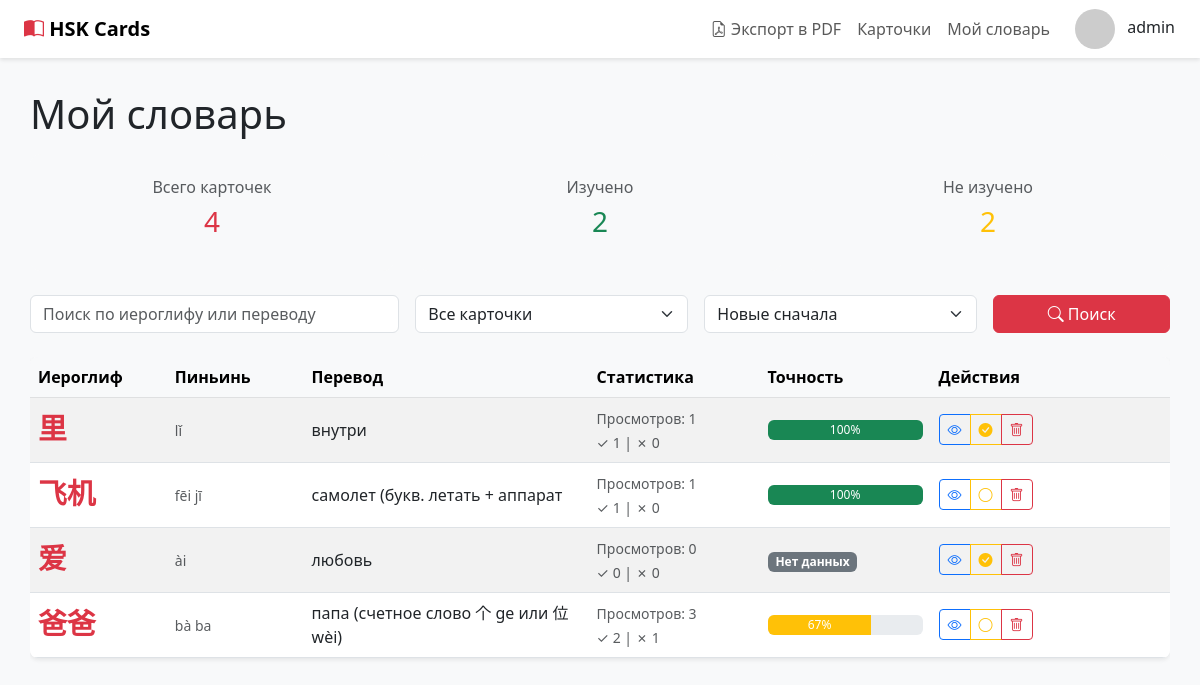
Page /my (signed in) on the committed database.
### trainer/models.py (models this page shows, shortened)
class Card(models.Model):
    hieroglyph = models.CharField(max_length=255)
    translate = models.CharField(max_length=255)
    transcription = models.CharField(max_length=255)
    audio = models.FileField(upload_to='audio/', blank=True, null=True)

class DictionaryCard(models.Model):
    dictionary = models.ForeignKey(
        MyDictionary,
        on_delete=models.CASCADE,
        related_name='dictionary_cards',
        verbose_name='Словарь'
    )
    card = models.ForeignKey(
        'Card',  # Замените на название вашего приложения если нужно: 'app_name.Card'
        on_delete=models.CASCADE,
        related_name='dictionary_entries',
        verbose_name='Карточка'
    )
    added_at = models.DateTimeField(
        auto_now_add=True,
        verbose_name='Дата добавления'
    )
    is_learned = models.BooleanField(
        default=False,
        verbose_name='Изучена'
    )
    times_viewed = models.IntegerField(
        default=0,
        verbose_name='Количество просмотров'
    )
    times_correct = models.IntegerField(
        default=0,
        verbose_name='Правильных ответов'
    )
    times_incorrect = models.IntegerField(
        default=0,
        verbose_name='Неправильных ответов'
    )
    last_viewed = models.DateTimeField(
        null=True,
        blank=True,
        verbose_name='Последний просмотр'
    )
    notes = models.TextField(
        blank=True,
        null=True,
        verbose_name='Личные заметки'
    )
    class Meta:
        unique_together = ('dictionary', 'card')
        ordering = ['-added_at']
        verbose_name = 'Карточка в словаре'
        verbose_name_plural = 'Карточки в словаре'
        indexes = [
            models.Index(fields=['dictionary', 'is_learned']),
            models.Index(fields=['dictionary', 'added_at']),
        ]
    def get_accuracy(self):
        total = self.times_correct + self.times_incorrect
        if total == 0:
            return 0
        return round((self.times_correct / total) * 100, 1)

### trainer/views.py (the view)
# urls.py: path('my', MyDictionaryListView.as_view(), name="my_cards"),
class MyDictionaryListView(LoginRequiredMixin, ListView):
    model = Card
    template_name = 'trainer/my_card_list.html'
    context_object_name = 'cards'
    paginate_by = 20
    login_url = 'login'
    def get_queryset(self):
        user_dictionary = MyDictionary.objects.get(user=self.request.user)
        queryset = user_dictionary.cards.all()
        status_filter = self.request.GET.get('status')
        if status_filter == 'learned':
            queryset = queryset.filter(
                dictionary_entries__dictionary=user_dictionary,
                dictionary_entries__is_learned=True
            )
        elif status_filter == 'not_learned':
            queryset = queryset.filter(
                dictionary_entries__dictionary=user_dictionary,
                dictionary_entries__is_learned=False
            )
        search_query = self.request.GET.get('search')
        if search_query:
            queryset = queryset.filter(
                Q(hieroglyph__icontains=search_query) |
                Q(translate__icontains=search_query) |
                Q(transcription__icontains=search_query)
            )
        sort_by = self.request.GET.get('sort', '-added_at')
        if sort_by == 'added_at':
            queryset = queryset.order_by(
                'dictionary_entries__added_at'
            )
        elif sort_by == '-added_at':
            queryset = queryset.order_by(
                '-dictionary_entries__added_at'
            )
        elif sort_by == 'accuracy':
            queryset = queryset.annotate(
                accuracy=F('dictionary_entries__times_correct') /
                        (F('dictionary_entries__times_correct') +
                         F('dictionary_entries__times_incorrect') + 1)
            ).order_by('-accuracy')
        return queryset.distinct()
    def get_context_data(self, **kwargs):
        context = super().get_context_data(**kwargs)
        user_dictionary = MyDictionary.objects.get(user=self.request.user)
        context['total_cards'] = user_dictionary.get_cards_count()
        context['learned_cards'] = DictionaryCard.objects.filter(
            dictionary=user_dictionary,
            is_learned=True
        ).count()
        context['not_learned_cards'] = DictionaryCard.objects.filter(
            dictionary=user_dictionary,
            is_learned=False
        ).count()
        context['current_status'] = self.request.GET.get('status', 'all')
        context['current_sort'] = self.request.GET.get('sort', '-added_at')
        context['search_query'] = self.request.GET.get('search', '')
        cards_with_info = []
        for card in context['cards']:
            dict_entry = DictionaryCard.objects.get(
                dictionary=user_dictionary,
                card=card
            )
            card.dict_entry = dict_entry
            card.accuracy = dict_entry.get_accuracy()
            cards_with_info.append(card)
        context['cards'] = cards_with_info
        return context

### trainer/models.py (called while the page is built)
    def get_cards_count(self):
        return self.cards.count()

### trainer/templates/trainer/my_card_list.html (shortened to what this page needs)
{% extends '../base.html' %}
{% block content %}
<div class="container card-container">
    <div class="row mb-4">
        <div class="col-12">
            <h1 class="mb-3">Мой словарь</h1>
            <div class="row">
                <div class="col-md-4">
                    <div class="card bg-light border-0">
                        <div class="card-body">
                            <h6 class="text-muted mb-2">Всего карточек</h6>
                            <h3 class="text-danger">{{ total_cards }}</h3>
                        </div>
                    </div>
                </div>
                <div class="col-md-4">
                    <div class="card bg-light border-0">
                        <div class="card-body">
                            <h6 class="text-muted mb-2">Изучено</h6>
                            <h3 class="text-success">{{ learned_cards }}</h3>
                        </div>
                    </div>
                </div>
                <div class="col-md-4">
                    <div class="card bg-light border-0">
                        <div class="card-body">
                            <h6 class="text-muted mb-2">Не изучено</h6>
                            <h3 class="text-warning">{{ not_learned_cards }}</h3>
                        </div>
                    </div>
                </div>
            </div>
        </div>
    </div>
    <div class="row mb-4">
        <div class="col-12">
            <form method="get" class="row g-3">
                <div class="col-md-4">
                    <input type="text" name="search" class="form-control" placeholder="Поиск по иероглифу или переводу" value="{{ search_query }}">
                </div>
                <div class="col-md-3">
                    <select name="status" class="form-select">
                        <option value="all" {% if current_status == 'all' %}selected{% endif %}>Все карточки</option>
                    </select>
                </div>
                <div class="col-md-3">
                    <select name="sort" class="form-select">
                        <option value="-added_at" {% if current_sort == '-added_at' %}selected{% endif %}>Новые сначала</option>
                    </select>
                </div>
                <div class="col-md-2">
                    <button type="submit" class="btn btn-danger w-100">
                        <i class="bi bi-search"></i> Поиск
                    </button>
                </div>
            </form>
        </div>
    </div>
    {% if cards %}
        <div class="table-responsive">
            <table class="table table-hover table-striped align-middle">
                <thead class="table-light">
                    <tr>
                        <th style="width: 12%;">Иероглиф</th>
                        <th style="width: 12%;">Пиньинь</th>
                        <th style="width: 25%;">Перевод</th>
                        <th style="width: 15%;">Статистика</th>
                        <th style="width: 15%;">Точность</th>
                        <th style="width: 21%;">Действия</th>
                    </tr>
                </thead>
                <tbody>
                    {% for card in cards %}
                        <tr>
                            <td>
                                <div style="font-size: 1.8rem; font-weight: bold; color: #dc3545; font-family: 'SimHei', 'Microsoft YaHei', sans-serif;">
                                    {{ card.hieroglyph }}
                                </div>
                            </td>
                            <td>
                                <small class="text-muted">{{ card.transcription }}</small>
                            </td>
                            <td>
                                <span>{{ card.translate }}</span>
                            </td>
                            <td>
                                <small class="text-muted">
                                    Просмотров: {{ card.dict_entry.times_viewed }}<br>
                                    ✓ {{ card.dict_entry.times_correct }} | ✗ {{ card.dict_entry.times_incorrect }}
                                </small>
                            </td>
                            <td>
                                {% if card.dict_entry.times_viewed > 0 %}
                                    <div class="progress" style="height: 20px;">
                                        <div class="progress-bar {% if card.accuracy >= 80 %}bg-success{% elif card.accuracy >= 50 %}bg-warning{% else %}bg-danger{% endif %}"
                                            style="width: {{ card.accuracy|floatformat:0 }}%"
                                            role="progressbar">
                                            {{ card.accuracy|floatformat:0 }}%
                                        </div>
                                    </div>
                                {% else %}
                                    <span class="badge bg-secondary">Нет данных</span>
                                {% endif %}
                            </td>
                            <td>
                                <div class="btn-group btn-group-sm" role="group">
                                    <a href="{% url 'my_card_detail' card.id %}" class="btn btn-outline-primary" title="Детали">
                                        <i class="bi bi-eye"></i>
                                    </a>
                                    <button class="btn btn-outline-warning toggle-learned" data-card-id="{{ card.id }}"
                                            title="{% if card.dict_entry.is_learned %}Отметить как не изученную{% else %}Отметить как изученную{% endif %}">
                                        <i class="bi {% if card.dict_entry.is_learned %}bi-check-circle-fill{% else %}bi-circle{% endif %}"></i>
                                    </button>
                                    <button class="btn btn-outline-danger remove-card" data-card-id="{{ card.id }}" title="Удалить">
                                        <i class="bi bi-trash"></i>
                                    </button>
                                </div>
                            </td>
                        </tr>
                    {% endfor %}
                </tbody>
            </table>
        </div>
    {% else %}
        <div class="alert alert-info">
            <i class="bi bi-info-circle"></i> Ваш словарь пуст. Начните добавлять карточки с главной страницы!
        </div>
    {% endif %}
</div>
{% endblock %}

### trainer/templates/base.html (shortened to what this page needs)
{% load static %}
<!DOCTYPE html>
<html lang="ru">
<head>
    <link href="https://cdnjs.cloudflare.com/ajax/libs/bootstrap/5.3.0/css/bootstrap.min.css" rel="stylesheet">
    <link href="https://cdnjs.cloudflare.com/ajax/libs/bootstrap-icons/1.11.0/font/bootstrap-icons.min.css" rel="stylesheet">
</head>
<body>
    <nav class="navbar navbar-expand-lg navbar-light bg-white">
        <div class="container-fluid px-4">
            <a class="navbar-brand fw-bold" href="{% url 'card_list' %}">
                <i class="bi bi-book-half" style="color: #dc3545;"></i>
                HSK Cards
            </a>
            <div class="collapse navbar-collapse" id="navbarNav">
                <ul class="navbar-nav ms-auto">
                    <li class="nav-item">
                        <a class="nav-link" href="{% url 'my_cards_pdf' %}">
                            <i class="bi bi-file-earmark-pdf"></i> Экспорт в PDF
                        </a>
                    </li>
                    <li class="nav-item">
                        <a class="nav-link" href="{% url 'card_list' %}">Карточки</a>
                    </li>
                    {% if user.is_authenticated %}
                    <li class="nav-item">
                        <a class="nav-link" href="{% url 'my_cards' %}">Мой словарь</a>
                    </li>
                    {% endif %}
                </ul>
            </div>
            <div class="d-flex align-items-center ms-3">
                {% if user.is_authenticated %}
                    <div class="dropdown">
                        <button class="btn btn-link p-0 text-decoration-none" type="button" data-bs-toggle="dropdown">
                            <img src="https://ui-avatars.com/api/?name={{ user.username }}&background=dc3545&color=fff" alt="{{ user.username }}" class="avatar">
                            <span class="ms-2 text-dark">{{ user.username }}</span>
                        </button>
                    </div>
                {% else %}
                    <a href="{% url 'accounts:login' %}" class="btn btn-danger btn-sm ms-2">Вход</a>
                    <a href="{% url 'accounts:register' %}" class="btn btn-outline-danger btn-sm ms-2">Регистрация</a>
                {% endif %}
            </div>
        </div>
    </nav>
    {% block content %}{% endblock %}
</body>
</html>

### trainer/templates/base.html (style rules this page uses)
body { background-color: #f8f9fa; }
.navbar { box-shadow: 0 2px 4px rgba(0,0,0,0.1); }
.card-container { padding: 2rem 0; }
.card { transition: transform 0.3s ease, box-shadow 0.3s ease; border: none; border-radius: 12px; overflow: hidden; height: 100%; cursor: pointer; }
.card-body { padding: 1.5rem; text-align: center; }
.avatar { width: 40px; height: 40px; border-radius: 50%; object-fit: cover; }

### trainer/templates/trainer/my_card_list.html (style rules this page uses)
.table { background-color: #fff; border-radius: 8px; overflow: hidden; box-shadow: 0 2px 4px rgba(0,0,0,0.08); }
.table thead { background-color: #f8f9fa; font-weight: 600; color: #495057; }

### rows in the picture
Card: hieroglyph "里", transcription "lǐ", translate "внутри", dict_entry.times_viewed "1", dict_entry.times_correct "1", dict_entry.times_incorrect "0", accuracy "100"
Card: hieroglyph "飞机", transcription "fēi jī", translate "самолет (букв. летать + аппарат", dict_entry.times_viewed "1", dict_entry.times_correct "1", dict_entry.times_incorrect "0", accuracy "100"
Card: hieroglyph "爱", transcription "ài", translate "любовь", dict_entry.times_viewed "0", dict_entry.times_correct "0", dict_entry.times_incorrect "0", shows "Нет данных"
Card: hieroglyph "爸爸", transcription "bà ba", translate "папа (счетное слово 个 ge или 位 wèi)", dict_entry.times_viewed "3", dict_entry.times_correct "2", dict_entry.times_incorrect "1", accuracy "67"

### other values in the picture
{{ user.username }} "admin"
{{ total_cards }} "4"
{{ learned_cards }} "2"
{{ not_learned_cards }} "2"
